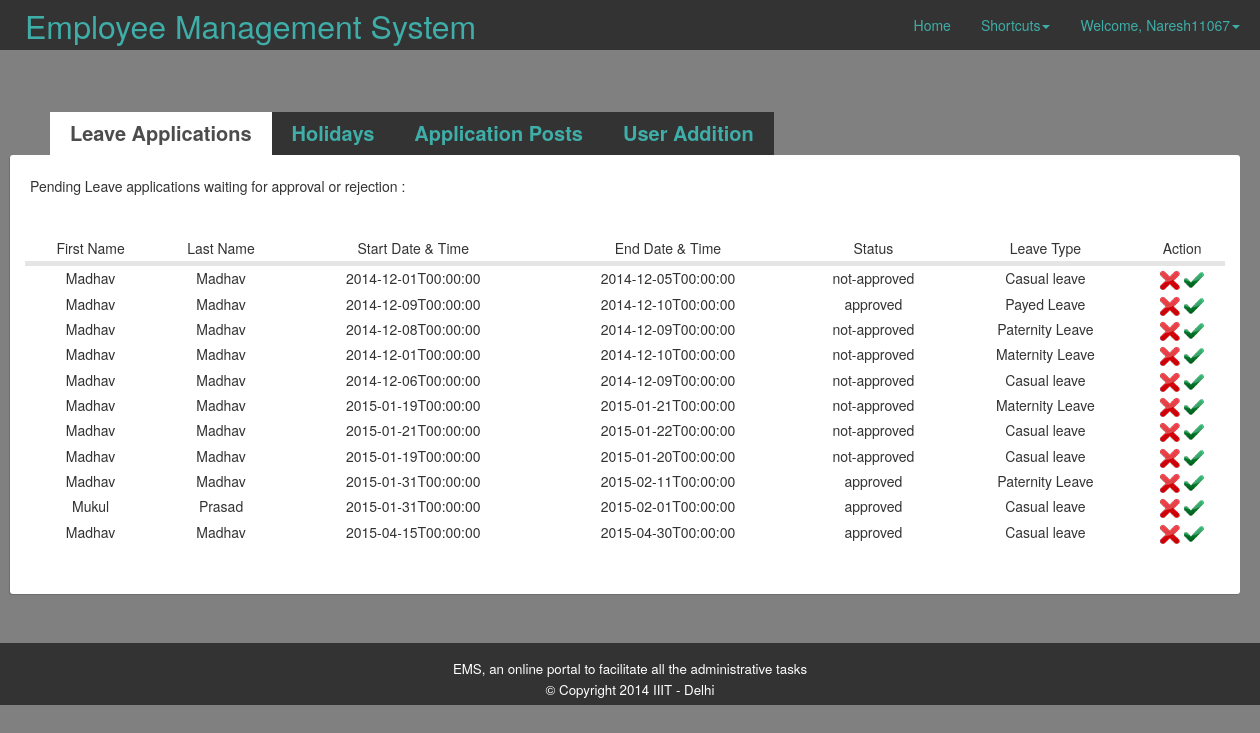
/INCLUDES/admin.php (signed in), run on an earlier commit of the app's database.
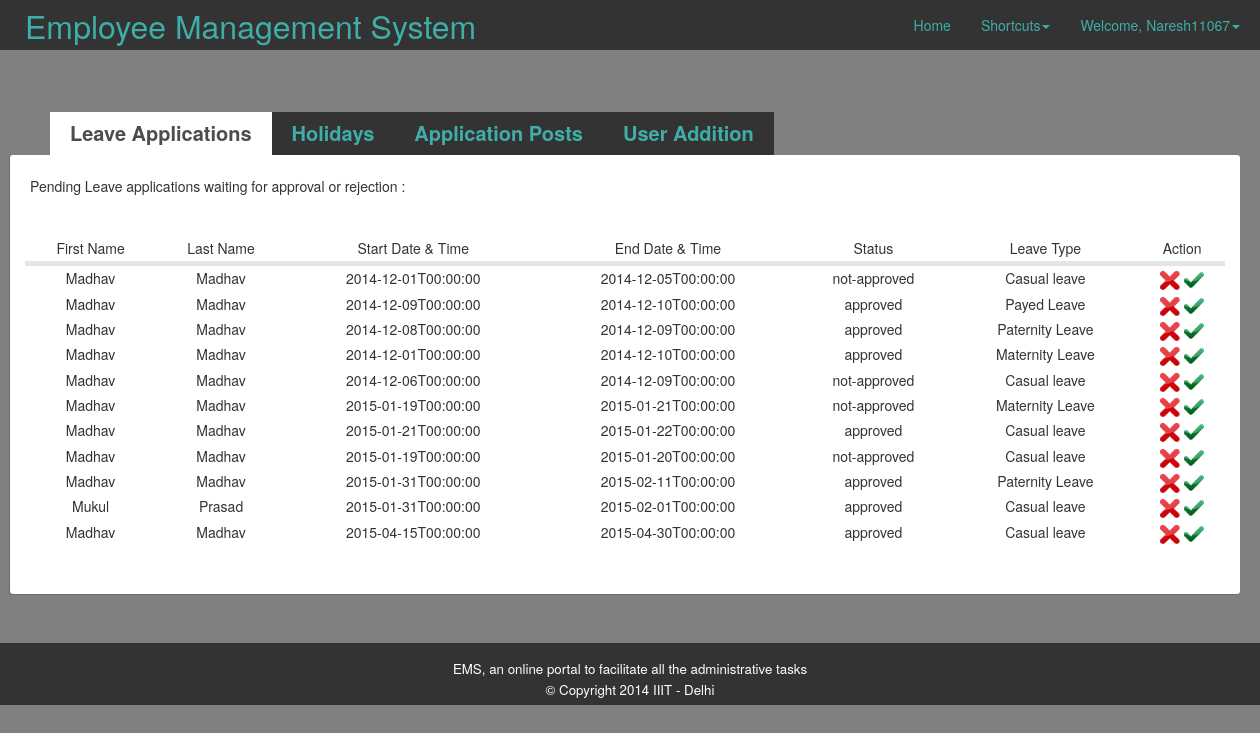
And on a later commit of the database.
### tables this page shows
CREATE TABLE IF NOT EXISTS `leave` (
  `l_id` bigint(20) NOT NULL AUTO_INCREMENT,
  `id` bigint(20) NOT NULL,
  `title` varchar(200) NOT NULL,
  `start` varchar(200) NOT NULL,
  `end` varchar(200) NOT NULL,
  `description` varchar(200) NOT NULL,
  `backgroundColor` varchar(100) NOT NULL,
  PRIMARY KEY (`l_id`)
);

CREATE TABLE IF NOT EXISTS `users` (
  `rights` bigint(20) NOT NULL DEFAULT '0',
  `U_id` int(50) NOT NULL AUTO_INCREMENT COMMENT 'User ID',
  `flag` int(1) NOT NULL,
  `username` varchar(20) NOT NULL,
  `email` varchar(100) NOT NULL,
  `password` varchar(100) NOT NULL,
  `firstname` varchar(100) NOT NULL,
  `middlename` varchar(100) DEFAULT NULL,
  `lastname` varchar(100) NOT NULL,
  `DOB` date NOT NULL,
  `mobile` bigint(100) NOT NULL,
  `image` longblob NOT NULL,
  PRIMARY KEY (`U_id`),
  UNIQUE KEY `username` (`username`,`email`)
);

### INCLUDES/admin.php (the view, shortened to what this page needs)
<!DOCTYPE html>
<html>
<?php
	if(!$_SESSION['username']){
        echo (
			"<SCRIPT LANGUAGE='JavaScript'>
    			window.location.href='../';
    		   	window.alert('Not logged in.Please login to EMS to continue.')
    			</SCRIPT>"
		);
	}
	else {
?>
    <head>
        <link rel="stylesheet" type="text/css" href="../CSS/bootstrap.css" media="screen" />
        <link rel="stylesheet" type="text/css" href="../CSS/admin.css" media="screen" />
		<link rel="stylesheet" href="//code.jquery.com/ui/1.11.3/themes/smoothness/jquery-ui.css">
	</head>
 <body  style="background-color:#808080">
		<nav class="navbar navbar-fixed-top" role="navigation">
			<div class="navbar-inner">
            	<div class="container">
            		<div class="navbar-header">
                		<ul class="nav navbar-nav">
                			<li class="active"><a class="navbar-brand" href="Home.php"><font size="+3"> Employee Management System</font></a></li>
                		</ul>
            		</div>
            		<div class="navbar-collapse collapse">
          				<ul class="nav navbar-nav navbar-right">
                    		<li><a href="Home.php">Home</a></li>
                   			<li class="dropdown"><a href="#" class="dropdown-toggle" data-toggle="dropdown">Shortcuts<b class="caret"></b></a>
                    		</li>
                            <li class="dropdown"><a href="#" class="dropdown-toggle" data-toggle="dropdown"><?php echo "Welcome, ".$_SESSION['username'] . "<b class='caret'></b>"?></a>
                            </li>
               			</ul>
           			</div>
        		</div>
			</div>
		</nav>
        <div class="container" style="margin-top:8em;">
            <section>
                <div class="tabs">
                    <ul class="tab-links" id="pages">
                        <li class="active"><a href="#tab1">Leave Applications</a></li>
                        <li><a href="#tab2">Holidays</a></li>
                        <li><a href="#tab3">Application Posts</a></li>
                        <li><a href="#tab4">User Addition</a></li>
                    </ul>
                    <div class="tab-content">
                        <div id="tab1" class="tab active">
                            <p>Pending Leave applications waiting for approval or rejection :</p>
                            <p>
                                <form id="form1" method="POST">
                                    <table  class="tb5" width="100%"  style="margin:1em 0;">
                                        <tr>
                                            <td align="center">First Name</td>
                                            <td align="center">Last Name</td>
                                            <td align="center">Start Date & Time</td>
                                            <td align="center">End Date & Time</td>
                                            <td align="center">Status</td>
											<td align="center">Leave Type</td>
											<td align="center">Action</td>
                                        </tr>
                                        <tr>
                                            <td class="divider" colspan="7"></td>
                                        </tr>
                                    <?php
                                        $select=mysql_query("select * from `leave`where 1") or die(mysql_error());
                                        while($fetch=mysql_fetch_array($select))
                                        {
                                    ?>
                                            <tr>
											<?php
												$select2 = mysql_query("select firstname, lastname from users where U_id = ".$fetch[1]) or die(mysql_error());
												$fetch2 = mysql_fetch_array($select2);
											?>
												<td align="center"><?php echo $fetch2[0] ?></td>
												<td align="center"><?php echo $fetch2[1] ?></td>
                                                <td align="center"><?php echo $fetch[3] ?></td>
                                                <td align="center"><?php echo $fetch[4] ?></td>
												<td align="center"><?php if($fetch[6] == "orange"){echo "not-approved";}else{echo "approved";} ?></td>
                                                <td align="center"><?php echo $fetch[2] ?></td>
                                                <td align="center">
                                                    <a href="deleteleave.php?Del=<?php echo $fetch[0]; ?>"><img src="../IMAGES/cross.png" alt="Disapprove "></a>
                                                    <a href="approveleave.php?Edit=<?php echo $fetch[0]; ?>"><img src="../IMAGES/tick.png" alt="Approve"></a>
                                                </td>
                                            </tr>
                                    <?php } ?>
                                    </table>
                                </form>
                            </p>
                        </div>
                    </div>
                </div>
            </section>
        </div>
        <div class="footer">
            <div id="legal">
                EMS, an online portal to facilitate all the administrative tasks<br>
                © Copyright 2014 IIIT - Delhi
            </div>
        </div>
</html>
<?php
	}
?>

### CSS/admin.css (style rules this page uses)
.divider { height: 5px; overflow: hidden; background-color: #e5e5e5; }
.tabs { width:100%; display:block; }
.tab-links:after { display:block; clear:both; content:''; }
.tab-links li { margin:0px 0px; float:left; list-style:none; }
.tab-links a { padding:5px 20px; display:inline-block; background:#333333; font-size:20px; font-weight:600; transition:all linear 0.15s; }
#pages li.active a { background:#fff; color:#4c4c4c; text-decoration:none; }
.tab-content { padding:15px; border-radius:3px; box-shadow:-1px 1px 1px rgba(0,0,0,0.15); background:#fff; }
.tab { display:none; }
.tab p { padding: 5px; }
.tab.active { display:block; }

What changed in the data, as far as the page shows it:
changed leave (number 3 of 11 on the later page): backgroundColor "not-approved" → "approved"
changed leave (number 4 of 11 on the later page): backgroundColor "not-approved" → "approved"
changed leave (number 7 of 11 on the later page): backgroundColor "not-approved" → "approved"
